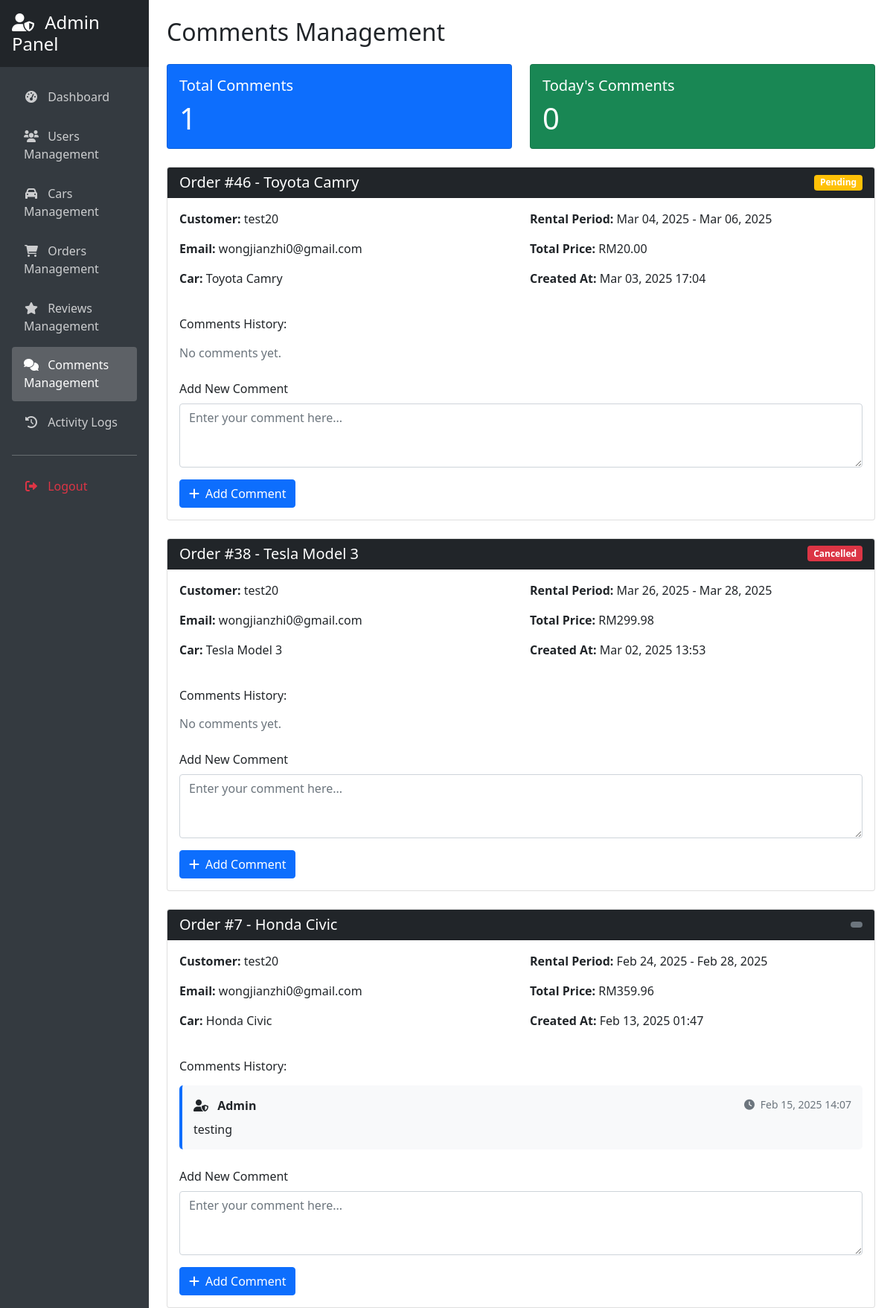
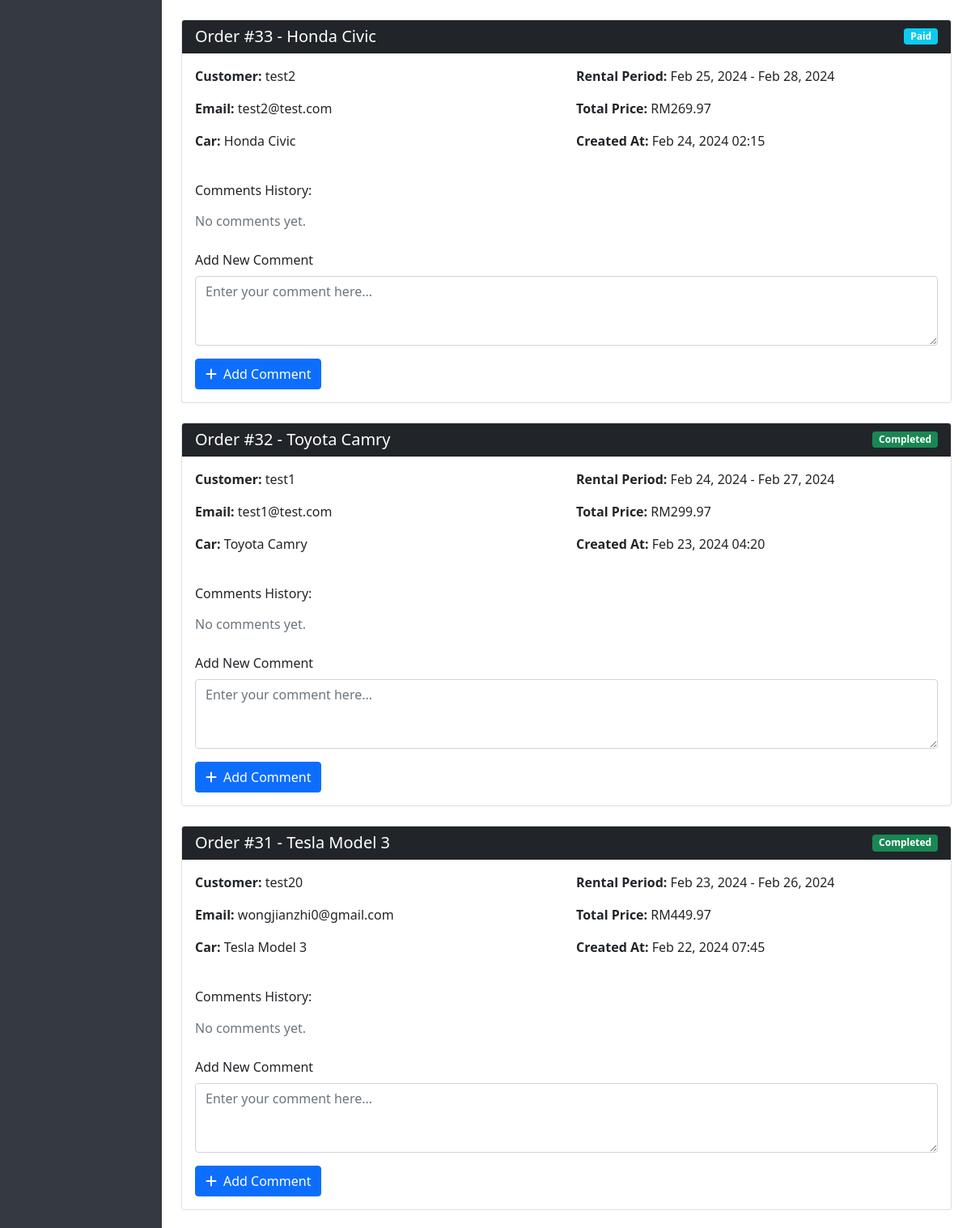
/admin_comments.php (signed in, upper part), run on the app's committed database (2 pictures, top to bottom).
### tables this page shows
CREATE TABLE `orders` (
  `id` int(11) NOT NULL,
  `user_id` int(11) NOT NULL,
  `car_id` int(11) NOT NULL,
  `start_date` datetime NOT NULL,
  `end_date` datetime NOT NULL,
  `total_price` decimal(10,2) NOT NULL,
  `status` enum('pending','paid','completed','cancelled') DEFAULT 'pending',
  `payment_id` varchar(255) DEFAULT NULL,
  `created_at` timestamp NOT NULL DEFAULT current_timestamp(),
  `payment_method` varchar(50) DEFAULT NULL,
  `payment_notes` text DEFAULT NULL,
  `paid_at` datetime DEFAULT NULL,
  `updated_at` timestamp NOT NULL DEFAULT current_timestamp() ON UPDATE current_timestamp()
);

CREATE TABLE `cars` (
  `id` int(11) NOT NULL,
  `name` varchar(255) NOT NULL,
  `brand` varchar(100) NOT NULL,
  `model` varchar(100) NOT NULL,
  `year` int(11) NOT NULL,
  `color` varchar(50) NOT NULL,
  `seats` int(11) NOT NULL,
  `transmission` enum('automatic','manual') NOT NULL,
  `fuel_type` enum('petrol','diesel','electric','hybrid') NOT NULL,
  `price_per_day` decimal(10,2) NOT NULL,
  `description` text DEFAULT NULL,
  `image_url` varchar(255) DEFAULT NULL,
  `status` enum('available','maintenance','rented') DEFAULT 'available',
  `created_at` timestamp NOT NULL DEFAULT current_timestamp(),
  `updated_at` timestamp NOT NULL DEFAULT current_timestamp() ON UPDATE current_timestamp()
);

CREATE TABLE `users` (
  `id` int(11) NOT NULL,
  `email` varchar(255) DEFAULT NULL,
  `password_hash` varchar(255) DEFAULT NULL,
  `google_id` varchar(255) DEFAULT NULL,
  `reset_token` varchar(255) DEFAULT NULL,
  `reset_expiry` datetime DEFAULT NULL,
  `failed_attempts` int(11) DEFAULT 0,
  `locked_until` datetime DEFAULT NULL,
  `oauth_provider` varchar(20) DEFAULT NULL,
  `name` varchar(100) DEFAULT NULL,
  `reset_code` varchar(6) DEFAULT NULL,
  `reset_code_expiry` datetime DEFAULT NULL,
  `phone` varchar(20) DEFAULT NULL,
  `role` varchar(10) DEFAULT 'user',
  `created_at` timestamp NOT NULL DEFAULT current_timestamp(),
  `status` tinyint(1) DEFAULT 1
);

CREATE TABLE `admin_comments` (
  `id` int(11) NOT NULL,
  `order_id` int(11) NOT NULL,
  `admin_id` int(11) NOT NULL,
  `comment` text NOT NULL,
  `created_at` timestamp NOT NULL DEFAULT current_timestamp()
);

### functions.php (called while the page is built, shortened)
<?php
function get_status_color($status) {
    switch($status) {
        case 'pending': return 'warning';
        case 'paid': return 'info';
        case 'completed': return 'success';
        case 'cancelled': return 'danger';
        default: return 'secondary';
    }
}
?>

### admin_comments.php (the view, shortened to what this page needs)
<?php
require 'config.php';
require_once 'functions.php';
$stats = [];
$stmt = $pdo->prepare("SELECT COUNT(*) FROM admin_comments");
$stmt->execute();
$stats['total_comments'] = $stmt->fetchColumn();
$stmt = $pdo->prepare("SELECT COUNT(*) FROM admin_comments WHERE DATE(created_at) = CURDATE()");
$stmt->execute();
$stats['today_comments'] = $stmt->fetchColumn();
$where_clause = "";
$params = [];
$stmt = $pdo->prepare("
    SELECT o.*, u.name as user_name, u.email as user_email,
           c.name as car_name, c.brand, c.model
    FROM orders o
    JOIN users u ON o.user_id = u.id
    JOIN cars c ON o.car_id = c.id
    $where_clause
    ORDER BY o.created_at DESC
");
$stmt->execute($params);
$orders = $stmt->fetchAll();
?>
<!DOCTYPE html>
<html>
<head>
    <link href="https://cdn.jsdelivr.net/npm/bootstrap@5.1.3/dist/css/bootstrap.min.css" rel="stylesheet">
    <link href="https://cdnjs.cloudflare.com/ajax/libs/font-awesome/6.0.0/css/all.min.css" rel="stylesheet">
</head>
<body>
    <div class="container-fluid">
        <div class="row">
            <?php include 'admin_sidebar.php'; ?>
            <div class="col-md-10 p-4">
                <h2 class="mb-4">Comments Management</h2>
                <div class="row mb-4">
                    <div class="col-md-6">
                        <div class="card bg-primary text-white stat-card">
                            <div class="card-body">
                                <h5 class="card-title">Total Comments</h5>
                                <p class="card-text display-6"><?php echo $stats['total_comments']; ?></p>
                            </div>
                        </div>
                    </div>
                    <div class="col-md-6">
                        <div class="card bg-success text-white stat-card">
                            <div class="card-body">
                                <h5 class="card-title">Today's Comments</h5>
                                <p class="card-text display-6"><?php echo $stats['today_comments']; ?></p>
                            </div>
                        </div>
                    </div>
                </div>
                <?php if (empty($orders)): ?>
                    <div class="alert alert-info">
                        No orders found.
                    </div>
                <?php else: ?>
                    <?php foreach ($orders as $order): ?>
                        <div class="card mb-4">
                            <div class="card-header bg-dark text-white d-flex justify-content-between align-items-center">
                                <h5 class="mb-0">
                                    Order #<?= $order['id'] ?> -
                                    <?= htmlspecialchars($order['car_name']) ?>
                                </h5>
                                <span class="badge bg-<?= get_status_color($order['status']) ?>">
                                    <?= ucfirst($order['status']) ?>
                                </span>
                            </div>
                            <div class="card-body">
                                <div class="row mb-4">
                                    <div class="col-md-6">
                                        <p><strong>Customer:</strong> <?= htmlspecialchars($order['user_name']) ?></p>
                                        <p><strong>Email:</strong> <?= htmlspecialchars($order['user_email']) ?></p>
                                        <p><strong>Car:</strong> <?= htmlspecialchars($order['brand'] . ' ' . $order['model']) ?></p>
                                    </div>
                                    <div class="col-md-6">
                                        <p><strong>Rental Period:</strong>
                                            <?= date('M d, Y', strtotime($order['start_date'])) ?> -
                                            <?= date('M d, Y', strtotime($order['end_date'])) ?>
                                        </p>
                                        <p><strong>Total Price:</strong> RM<?= number_format($order['total_price'], 2) ?></p>
                                        <p><strong>Created At:</strong> <?= date('M d, Y H:i', strtotime($order['created_at'])) ?></p>
                                    </div>
                                </div>
                                <?php
                                $stmt = $pdo->prepare("
                                    SELECT ac.*, u.name as admin_name
                                    FROM admin_comments ac
                                    JOIN users u ON ac.admin_id = u.id
                                    WHERE ac.order_id = ?
                                    ORDER BY ac.created_at DESC
                                ");
                                $stmt->execute([$order['id']]);
                                $comments = $stmt->fetchAll();
                                ?>
                                <div class="mb-4">
                                    <h6 class="mb-3">Comments History:</h6>
                                    <?php if (empty($comments)): ?>
                                        <p class="text-muted">No comments yet.</p>
                                    <?php else: ?>
                                        <?php foreach ($comments as $comment): ?>
                                            <div class="comment-box">
                                                <div class="d-flex justify-content-between mb-2">
                                                    <strong>
                                                        <i class="fas fa-user-shield me-2"></i>
                                                        <?= htmlspecialchars($comment['admin_name']) ?>
                                                    </strong>
                                                    <small class="text-muted">
                                                        <i class="fas fa-clock me-1"></i>
                                                        <?= date('M d, Y H:i', strtotime($comment['created_at'])) ?>
                                                    </small>
                                                </div>
                                                <p class="mb-0"><?= htmlspecialchars($comment['comment']) ?></p>
                                            </div>
                                        <?php endforeach; ?>
                                    <?php endif; ?>
                                </div>
                                <form method="POST">
                                    <div class="mb-3">
                                        <label class="form-label">Add New Comment</label>
                                        <textarea class="form-control" name="comment" rows="3"
                                                  placeholder="Enter your comment here..." required></textarea>
                                    </div>
                                    <button type="submit" name="add_comment" class="btn btn-primary">
                                        <i class="fas fa-plus me-2"></i>Add Comment
                                    </button>
                                </form>
                            </div>
                        </div>
                    <?php endforeach; ?>
                <?php endif; ?>
            </div>
        </div>
    </div>
</body>
</html>

### admin_comments.php (style rules this page uses)
.stat-card { transition: transform 0.2s; }
.comment-box { background: #f8f9fa; border-radius: 5px; padding: 15px; margin-bottom: 15px; border-left: 4px solid #0d6efd; }

### data on the page
orders: id "46", car.name "Toyota Camry", status "Pending", user.name "test20", user.email "wongjianzhi0@gmail.com", car.model "Toyota Camry", start_date "Mar 04, 2025", end_date "Mar 06, 2025", total_price "20.00", created_at "Mar 03, 2025 17:04", shows "No comments yet."
orders: id "38", car.name "Tesla Model 3", status "Cancelled", user.name "test20", user.email "wongjianzhi0@gmail.com", car.model "Tesla Model 3", start_date "Mar 26, 2025", end_date "Mar 28, 2025", total_price "299.98", created_at "Mar 02, 2025 13:53", shows "No comments yet."
orders: id "7", car.name "Honda Civic", user.name "test20", user.email "wongjianzhi0@gmail.com", car.model "Honda Civic", start_date "Feb 24, 2025", end_date "Feb 28, 2025", total_price "359.96", created_at "Feb 13, 2025 01:47"
admin_comments: admin.name "Admin", created_at "Feb 15, 2025 14:07", comment "testing"
orders: id "33", car.name "Honda Civic", status "Paid", user.name "test2", user.email "test2@test.com", car.model "Honda Civic", start_date "Feb 25, 2024", end_date "Feb 28, 2024", total_price "269.97", created_at "Feb 24, 2024 02:15", shows "No comments yet."
orders: id "32", car.name "Toyota Camry", status "Completed", user.name "test1", user.email "test1@test.com", car.model "Toyota Camry", start_date "Feb 24, 2024", end_date "Feb 27, 2024", total_price "299.97", created_at "Feb 23, 2024 04:20", shows "No comments yet."
orders: id "31", car.name "Tesla Model 3", status "Completed", user.name "test20", user.email "wongjianzhi0@gmail.com", car.model "Tesla Model 3", start_date "Feb 23, 2024", end_date "Feb 26, 2024", total_price "449.97", created_at "Feb 22, 2024 07:45", shows "No comments yet."

### other printed values
$stats['total_comments'] "1"
$stats['today_comments'] "0"
